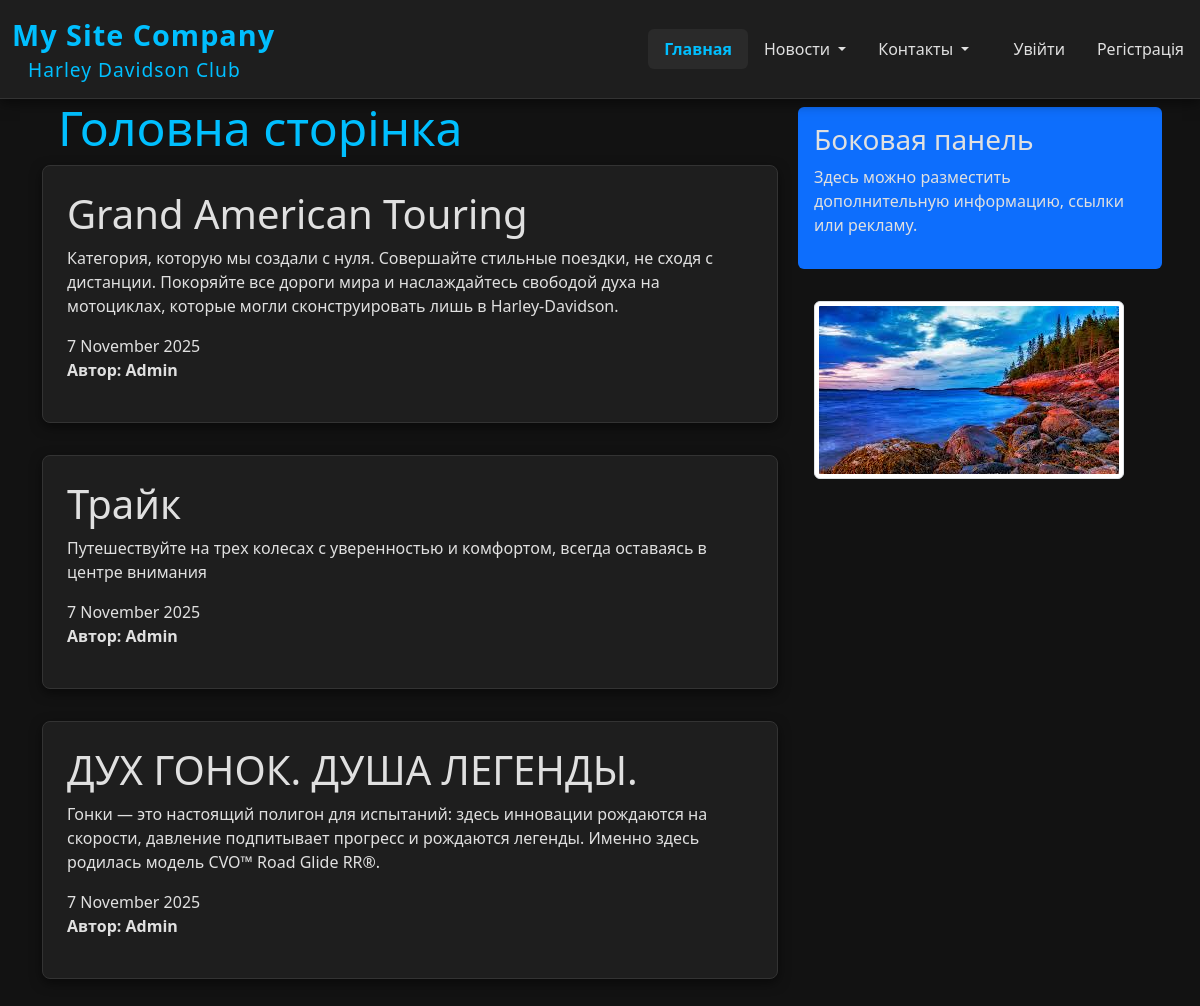
The page / on the database its author committed.
### blog/models.py (models this page shows)
class News(models.Model):
    title = models.CharField(max_length=100)
    content = models.TextField()
    date_posted = models.DateTimeField(default=timezone.now)
    author = models.ForeignKey(User, on_delete=models.CASCADE)

### blog/views.py (the view)
# urls.py: path('', views.home, name='blog-home'),
def home(request):
    data = {
        'news': News.objects.all(),
        'title': 'Наша головна сторінка',
    }
    return render(request, 'blog/home.html', data)

### blog/templates/blog/home.html (shortened to what this page needs)
{% extends 'blog/main.html' %}
   {% block main_section %}
      <h2 class="title_h2">Головна сторінка</h2>
         {% for post in news %}
         <div class="alert alert-light">
            <h1>{{post.title}}</h1>
            <p>{{ post.content }}</p>
            <span>{{post.date_posted|date:"j F Y"}}</span>
            <p><b>Автор: {{post.author}}</b></p>
         </div>
         {% endfor %}
   {% endblock main_section %}
   {% block aside_news_section %}
      <div class="bg-primary p-3 mb-3 rounded">
      <h3>Боковая панель</h3>
      <p>Здесь можно разместить дополнительную информацию, ссылки или рекламу.</p>
      </div>
      <div class="p-3 mb-3">
           <img alt="Реклама" class="img-thumbnail">
      </div>
   {% endblock aside_news_section %}

### blog/static/blog/main.css (style rules this page uses)
body { background-color: #121212; color: #e0e0e0; min-height: 100vh; }
.title_h2 { color: #00bfff; font-size: 3rem; margin-left: 1rem; font-weight: 500; }
.alert-light { background-color: #1e1e1e; border: 1px solid #333; color: #e0e0e0; padding: 1.5rem; margin-bottom: 2rem; border-radius: 8px; box-shadow: 0 4px 12px rgba(0, 0, 0, 0.5); }

### rows shown on the page
News: title "Grand American Touring", content "Категория, которую мы создали с нуля. Совершайте стильные поездки, не сходя с дистанции. Покоряйте все дороги мира и наслаждайтесь свободой духа на мотоциклах, которые могли сконструировать лишь в Harley-Davidson.", date_posted "7 November 2025", author "Admin"
News: title "Трайк", content "Путешествуйте на трех колесах с уверенностью и комфортом, всегда оставаясь в центре внимания", date_posted "7 November 2025", author "Admin"
News: title "ДУХ ГОНОК. ДУША ЛЕГЕНДЫ.", content "Гонки — это настоящий полигон для испытаний: здесь инновации рождаются на скорости, давление подпитывает прогресс и рождаются легенды. Именно здесь родилась модель CVO™ Road Glide RR®.", date_posted "7 November 2025", author "Admin"
